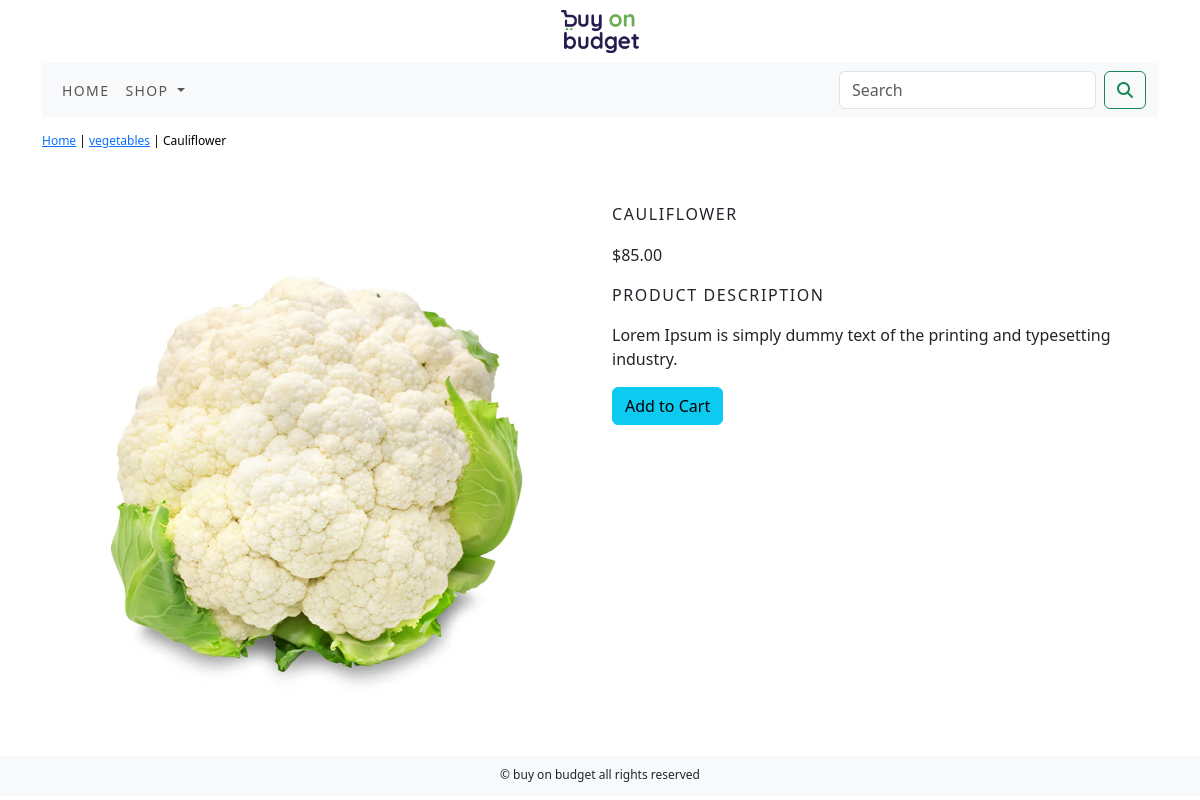
/ecommerceapp/vegetables/cauliflower/, run on the app's committed database.
### ecommerceapp/models.py (models this page shows, shortened)
class Product(models.Model):
    name = models.CharField(max_length=250, unique=True)
    slug = models.SlugField(max_length=250, unique=True)
    description = models.TextField(blank=True)
    price = models.DecimalField(max_digits=10, decimal_places=2)
    category = models.ForeignKey(Category, on_delete=models.CASCADE)
    image = models.ImageField(upload_to='product', blank=True)
    stock = models.IntegerField()
    available = models.BooleanField(default=True)
    created = models.DateTimeField(auto_now_add=True)
    updated = models.DateTimeField(auto_now=True)
    class Meta:
        ordering = ('name',)
        verbose_name = 'product'
        verbose_name_plural = 'products'

class Category(models.Model):
    name = models.CharField(max_length=250, unique=True)
    slug = models.SlugField(max_length=250, unique=True)
    description = models.TextField(blank=True)
    image = models.ImageField(upload_to='category', blank=True)
    class Meta:
        ordering = ('name',)
        verbose_name = 'category'
        verbose_name_plural = 'categories'
    def get_url(self):
        return reverse('ecommerceapp:products_by_category', args=[self.slug])
    def __str__(self):
        return '{}'.format(self.name)

### ecommerceapp/views.py (the view)
# urls.py: path('<slug:c_slug>/<slug:product_slug>/', views.proDetail, name='product_detail'),
def proDetail(request, c_slug, product_slug):
    try:
        product = Product.objects.get(category__slug=c_slug, slug=product_slug)
    except Exception as e:
        raise e
    return render(request, 'product.html', {'product': product})

### cart/context_processors.py (called while the page is built)
def counter(request):
    item_count = 0
    if 'admin' in request.path:
        return {}
    else:
        try:
            cart=Cart.objects.filter(cart_id=_cart_id(request))
            cart_items=CartItem.objects.all().filter(cart=cart[:1])
            for cart_item in cart_items:
                item_count += cart_item.quantity
        except Cart.DoesNotExist:
            item_count = 0
    return dict(item_count=item_count)

### cart/views.py (called while the page is built)
def _cart_id(request):
    cart = request.session.session_key
    if not cart:
        cart = request.session.create()
    return cart

### ecommerceapp/context_processors.py (called while the page is built)
def menu_links(request):
    links = Category.objects.all()
    return dict(links=links)

### templates/product.html (shortened to what this page needs)
{% extends 'base.html' %}
{% load static %}
{% block content %}
<div class="row my_prod_row">
    <div class="mx-auto">
        <p><a href="{% url 'ecommerceapp:allProdCat' %}">Home</a> | <a href="{{product.category.get_url}}">{{product.category}}</a>
            | {{product.name}}</p>
    </div>
    <div class="container">
        <br>
        <div class="row">
            <div class="col-12 col-sm-12 col-md-12 col-lg-6 text-center">
                <div>
                    <img style="width: 100%;" src="{{product.image.url}}" alt="{{product.name}}">
                </div>
            </div>
            <div class="col-12 col-sm-12 col-md-12 col-lg-6">
                <div>
                    <h1 class="my_prod_title">{{product.name}}</h1>
                    <p>${{product.price}}</p>
                    <p class="my_title">Product Description</p>
                    <p class="text-justify my_prod_text">{{product.description}}</p>
                    {% if product.stock <= 0 %}
                    <p class="text-justify my_prod_text"><b>Out of Stock</b></p>
                    {% else %}
                    <a class="btn btn-info" href="{% url 'cart:add_cart' product.id %}">Add to Cart</a>
                    {% endif %}
                </div>
            </div>
        </div>
    </div>
</div>
{% endblock %}

### static/css/custom.css (style rules this page uses)
body { font-family: 'Poppins', sans-serif; }
.my_title { font-size: 16px; text-transform: uppercase; letter-spacing: 0.1em; }
.my_prod_row { padding-top: 15px; padding-bottom: 20px; }
.my_prod_row .mx-auto { color: #000; font-size: 12px; text-decoration: None; }
.my_prod_title { font-size: 16px; text-transform: uppercase; letter-spacing: 0.1em; padding-top: 15px; padding-bottom: 10px; }
.my_prod_text { padding-right: 20px; }

### data on the page
Product: category "vegetables", name "Cauliflower", image (picture), name "CAULIFLOWER", price "85.00", description "Lorem Ipsum is simply dummy text of the printing and typesetting industry."
